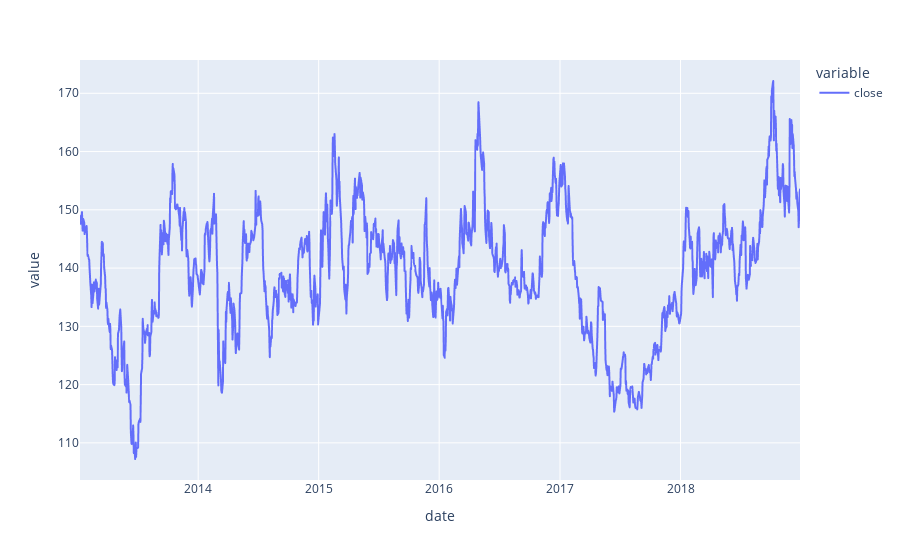

The cell this chart's notebook holds for it:
### Markdown cell above
Индикатор используется для проверки силы и направления тренда, а также для определения разворотных точек. Строится на основе скользящих средних.

### Code cell
# Газпром, дневной таймфейм, цены закрытия с 01.01.2013 по 01.01.2019.
gazp_daily = Data('GAZP', timeframe=Timeframe.DAILY,
                  start_date=date(2013, 1, 1), end_date=date(2019, 1, 1)
                  ).download()['close'].to_frame()
gazp_daily.plot()

### Figure 1 — Plotly figure (JSON) as saved in the notebook; plotly's stock layout.template omitted (floating-point values rounded to 4 significant figures; data arrays with more than 128 entries replaced by an {"elided": "..."} marker saying what was removed)
{"data": [{"hovertemplate": "variable=close<br>date=%{x}<br>value=%{y}<extra></extra>", "legendgroup": "close", "line": {"color": "#636efa", "dash": "solid"}, "mode": "lines", "name": "close", "showlegend": true, "type": "scattergl", "x": {"elided": "1508 str values"}, "xaxis": "x", "y": {"elided": "1508 float values"}, "yaxis": "y"}], "layout": {"autosize": true, "legend": {"title": {"text": "variable"}, "tracegroupgap": 0}, "margin": {"t": 60}, "xaxis": {"anchor": "y", "autorange": true, "domain": [0, 1], "range": ["2013-01-08", "2018-12-29"], "title": {"text": "date"}, "type": "date"}, "yaxis": {"anchor": "x", "autorange": true, "domain": [0, 1], "range": [103.6, 175.7], "title": {"text": "value"}, "type": "linear"}}}
